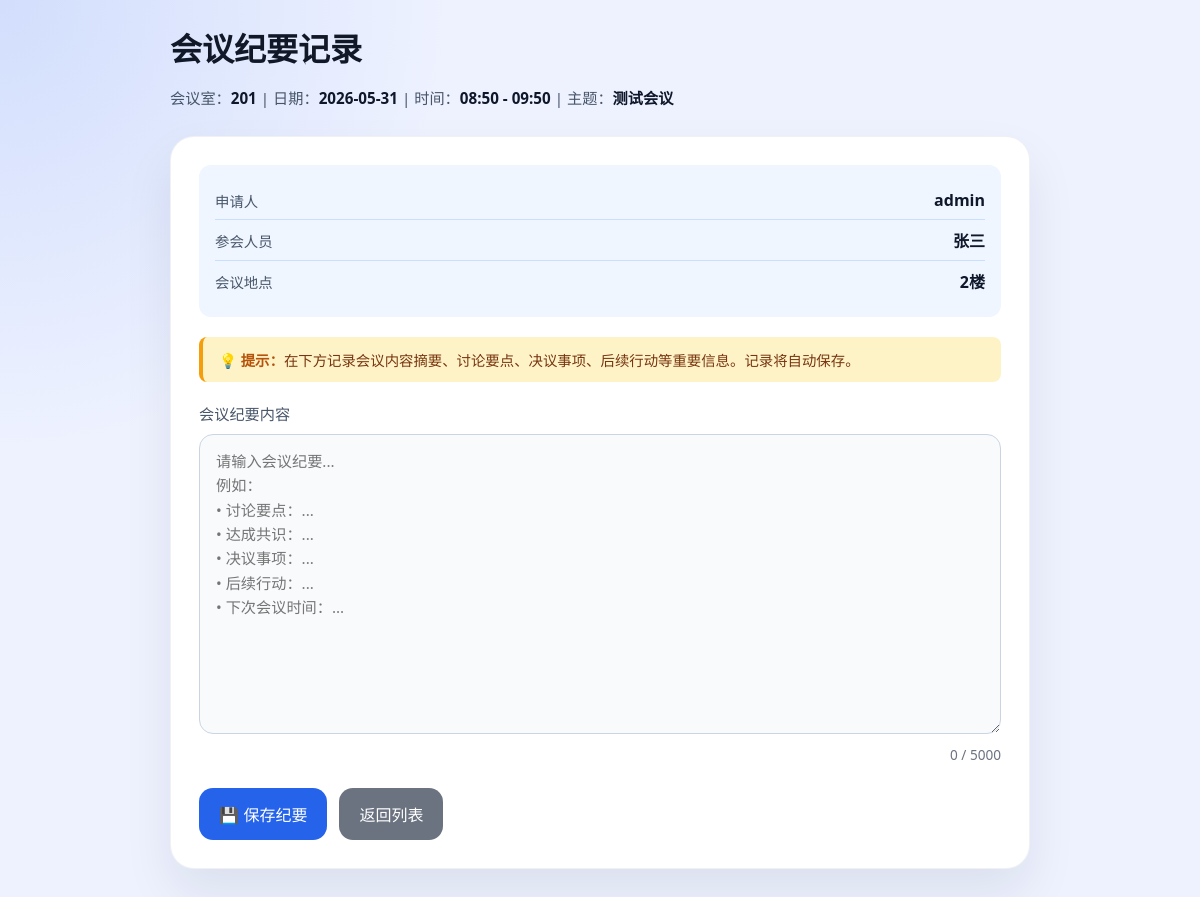
The app's page /booking/minutes/2 (signed in) with its own data.
### tables this page shows
CREATE TABLE room (
                room_id INTEGER PRIMARY KEY AUTOINCREMENT,
                name TEXT NOT NULL UNIQUE,
                capacity INTEGER NOT NULL,
                location TEXT NOT NULL
            );

CREATE TABLE booking (
                booking_id INTEGER PRIMARY KEY AUTOINCREMENT,
                room_id INTEGER NOT NULL,
                date TEXT NOT NULL,
                start_time TEXT NOT NULL,
                end_time TEXT NOT NULL,
                owner TEXT NOT NULL,
                subject TEXT NOT NULL,
                attendees TEXT NOT NULL DEFAULT '', minutes TEXT NOT NULL DEFAULT '', owner_display TEXT NOT NULL DEFAULT '', attendee_usernames TEXT NOT NULL DEFAULT '',
                FOREIGN KEY (room_id) REFERENCES room(room_id) ON DELETE CASCADE
            );

### app.py (the view, shortened to what this page needs)
@app.route("/booking/minutes/<int:booking_id>", methods=["GET", "POST"])
@login_required
def edit_booking_minutes(booking_id):
    booking = get_booking_by_id(booking_id)
    user = session.get("user")
    if not booking:
        return render_template("result.html", error="会议预约不存在。")
    if booking["owner"] != user.get("username") and user.get("role") != "admin":
        return render_template("result.html", error="你没有权限编辑此会议的纪要。")
    if not can_edit_booking_minutes(booking):
        return render_template("result.html", error="会议开始后才能填写会议纪要。")
    return render_template("edit_minutes.html", booking=booking)

### app.py (called while the page is built)
def login_required(view):
    @wraps(view)
    def wrapped(*args, **kwargs):
        if not session.get("user"):
            return redirect(url_for("login", next=request.path))
        return view(*args, **kwargs)
    return wrapped

def get_booking_start_datetime(booking):
    try:
        return datetime.fromisoformat(f"{booking['date']}T{booking['start_time']}")
    except (KeyError, TypeError, ValueError):
        return None

def can_edit_booking_minutes(booking):
    start_at = get_booking_start_datetime(booking)
    return bool(start_at and datetime.now() >= start_at)

@app.context_processor
def inject_user():
    return {"current_user": session.get("user")}

### models.py (called while the page is built)
def get_connection():
    conn = sqlite3.connect(DB_PATH)
    conn.row_factory = sqlite3.Row
    conn.execute("PRAGMA foreign_keys = ON")
    return conn

def fetch_one(query, params=()):
    with get_connection() as conn:
        cursor = conn.execute(query, params)
        row = cursor.fetchone()
        return dict(row) if row else None

def get_booking_by_id(booking_id):
    return fetch_one(
        "SELECT b.*, r.name AS room_name, r.location FROM booking b JOIN room r ON b.room_id = r.room_id WHERE b.booking_id = ?",
        (booking_id,),
    )

### templates/edit_minutes.html (shortened to what this page needs)
<!DOCTYPE html>
<html lang="zh-CN">
<head>
</head>
<body>
<div class="container">
    <div class="header">
        <h1>会议纪要记录</h1>
        <div class="meeting-info">
            会议室：<strong>{{ booking.room_name }}</strong> |
            日期：<strong>{{ booking.date }}</strong> |
            时间：<strong>{{ booking.start_time }} - {{ booking.end_time }}</strong> |
            主题：<strong>{{ booking.subject }}</strong>
        </div>
    </div>
    <div class="card">
        <div class="meeting-details">
            <div class="detail-row">
                <span class="detail-label">申请人</span>
                <span class="detail-value">{{ booking.owner_display or booking.owner }}</span>
            </div>
            <div class="detail-row">
                <span class="detail-label">参会人员</span>
                <span class="detail-value">{{ booking.attendees }}</span>
            </div>
            <div class="detail-row">
                <span class="detail-label">会议地点</span>
                <span class="detail-value">{{ booking.location }}</span>
            </div>
        </div>
        <div class="tips">
            <strong>💡 提示：</strong>在下方记录会议内容摘要、讨论要点、决议事项、后续行动等重要信息。记录将自动保存。
        </div>
        <form method="post">
            <div class="form-row">
                <label for="minutes">会议纪要内容</label>
                <textarea id="minutes" name="minutes" placeholder="请输入会议纪要...
例如：
• 讨论要点：...
• 达成共识：...
• 决议事项：...
• 后续行动：...
• 下次会议时间：...">{{ booking.minutes or '' }}</textarea>
                <div class="char-count">
                    <span id="charCount">0</span> / <span id="maxCount">5000</span>
                </div>
            </div>
            <div class="actions">
                <button type="submit" class="button">💾 保存纪要</button>
                <a href="/my_bookings" class="button cancel">返回列表</a>
            </div>
        </form>
    </div>
</div>
</body>
</html>

### templates/edit_minutes.html (style rules this page uses)
:root { font-family: "Segoe UI", Tahoma, Geneva, Verdana, sans-serif; color: #111827; background: #eef2ff; }
* { box-sizing: border-box; }
body { margin: 0; min-height: 100vh; background: radial-gradient(circle at top left, rgba(37,99,235,0.14), transparent 30%), #eef2ff; }
.container { max-width: 900px; margin: 0 auto; padding: 24px 20px 40px; }
.header { margin-bottom: 28px; }
h1 { margin: 0; font-size: 2rem; }
.meeting-info { margin: 16px 0 0; font-size: 0.95rem; color: #475569; }
.meeting-info strong { color: #0f172a; }
.card { background: #ffffff; border: 1px solid rgba(148,163,184,0.15); border-radius: 24px; box-shadow: 0 24px 50px rgba(15,23,42,0.08); padding: 28px; }
.form-row { margin-bottom: 20px; }
label { display: block; margin-bottom: 10px; font-size: 0.95rem; color: #475569; font-weight: 500; }
textarea { width: 100%; padding: 14px 16px; border: 1px solid #cbd5e1; border-radius: 14px; background: #f8fafc; color: #0f172a; font-family: inherit; font-size: 0.95rem; line-height: 1.6; resize: vertical; min-height: 300px; }
.char-count { text-align: right; color: #6b7280; font-size: 0.85rem; margin-top: 6px; }
.button { display: inline-flex; align-items: center; justify-content: center; gap: 8px; padding: 14px 20px; background: #2563eb; color: #fff; text-decoration: none; border-radius: 14px; border: none; cursor: pointer; transition: transform 0.16s ease, background 0.16s ease; font-size: 1rem; }
.button.cancel { background: #6b7280; }
.actions { display: flex; gap: 12px; margin-top: 24px; flex-wrap: wrap; }
.tips { background: #fef3c7; border-left: 4px solid #f59e0b; padding: 12px 16px; border-radius: 8px; margin-bottom: 20px; color: #78350f; font-size: 0.9rem; }
.tips strong { color: #b45309; }
.meeting-details { background: #eff6ff; padding: 16px; border-radius: 12px; margin-bottom: 20px; }
.detail-row { display: flex; justify-content: space-between; align-items: center; padding: 8px 0; border-bottom: 1px solid rgba(59,130,246,0.2); }
.detail-row:last-child { border-bottom: none; }
.detail-label { color: #475569; font-size: 0.9rem; }
.detail-value { color: #0f172a; font-weight: 600; }

### records on screen
room: room_name "201", location "2楼"
booking: date "2026-05-31", start_time "08:50", end_time "09:50", subject "测试会议", owner_display "admin", attendees "张三"
